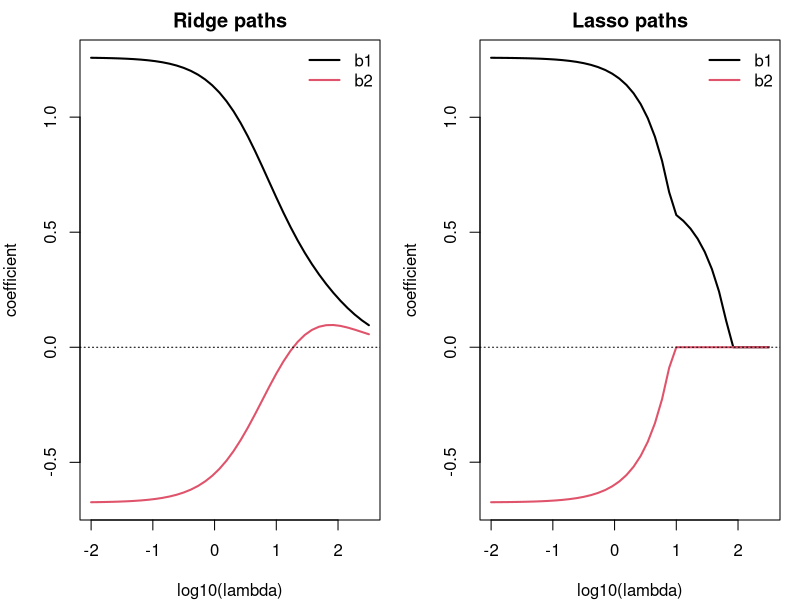

This chart was generated by the following R code:
## ---- chunk 1
#| include: false
needed <- c()
to_install <- setdiff(needed, rownames(installed.packages()))
if (length(to_install) > 0) install.packages(to_install)
invisible(lapply(needed, library, character.only = TRUE))
set.seed(42)
## ---- chunk 2
x <- c(1, 2, 3); y <- c(2, 4, 6)
ridge_1d <- function(lambda) sum(x * y) / (sum(x^2) + lambda)   # closed form
sapply(c(0, 14, 56, 1e6), ridge_1d)                              # 2, 1, 0.4, ~0
## ---- chunk 3
Sxy <- 28; Sxx <- 14
lambdas <- c(0, 14, 56, 100)
ridge <- Sxy / (Sxx + lambdas)
lasso <- pmax(0, (Sxy - lambdas / 2) / Sxx)
data.frame(lambda = lambdas, ridge = round(ridge, 3), lasso = lasso)
## ---- chunk 4
#| fig-alt: "Side-by-side coefficient path plots. Left: ridge paths curve smoothly toward zero without reaching it. Right: lasso paths hit exactly zero at specific lambda values and stay there."
set.seed(1); n <- 60; z <- rnorm(n)
x1 <- scale(z + rnorm(n, sd = 0.3)); x2 <- scale(z + rnorm(n, sd = 0.3))
y  <- as.numeric(scale(2 * x1 - 1 * x2 + rnorm(n))); X <- cbind(x1, x2)

lambdas <- 10^seq(-2, 2.5, length.out = 40)
ridge_paths <- sapply(lambdas, function(l)
  solve(t(X) %*% X + l * diag(2), t(X) %*% y))
# ponytail: Nelder-Mead on L1; coordinate descent if plot artifacts appear
lasso_paths <- sapply(lambdas, function(l)
  optim(c(0, 0), function(b) sum((y - X %*% b)^2) + l * sum(abs(b)),
        method = "Nelder-Mead", control = list(reltol = 1e-10))$par)

par(mfrow = c(1, 2), mar = c(4, 4, 2, 1))
matplot(log10(lambdas), t(ridge_paths), type = "l", lwd = 2, lty = 1,
        xlab = "log10(lambda)", ylab = "coefficient", main = "Ridge paths")
abline(h = 0, lty = 3); legend("topright", c("b1", "b2"), col = 1:2, lwd = 2, bty = "n")
matplot(log10(lambdas), t(lasso_paths), type = "l", lwd = 2, lty = 1,
        xlab = "log10(lambda)", ylab = "coefficient", main = "Lasso paths")
abline(h = 0, lty = 3); legend("topright", c("b1", "b2"), col = 1:2, lwd = 2, bty = "n")
